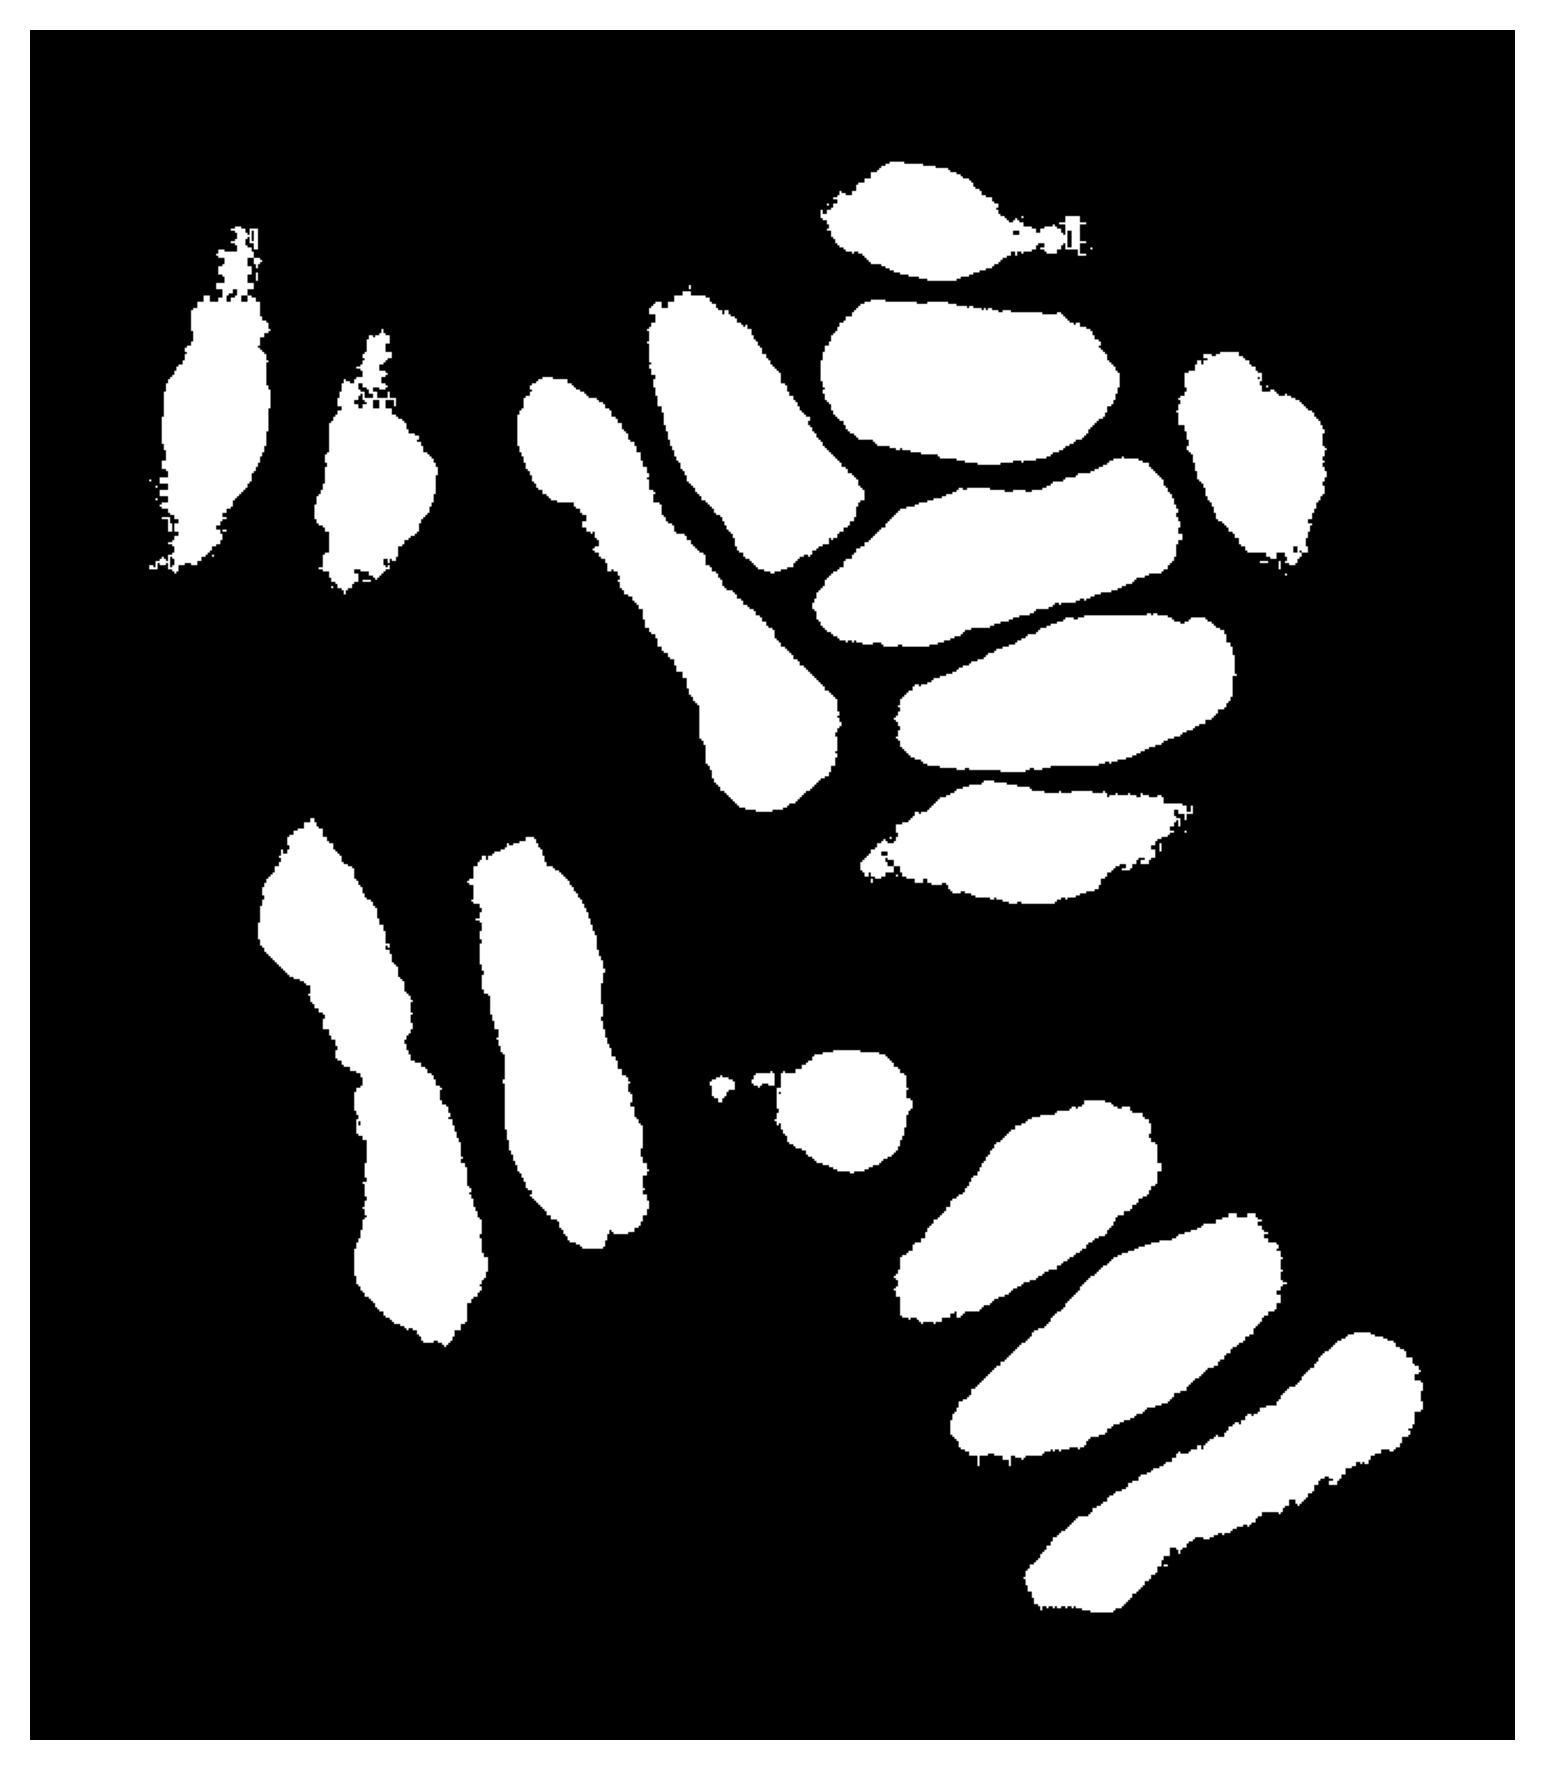

The Python source for this figure:
import sys
import matplotlib.pyplot as plt
from skimage.io import imread
from libDIPUM.gradlapthresh import gradlapthresh
from libDIPUM.data_path import dip_data

# Figure 10.41
# As in 10.40, but using the lower threshold.

# Data
f = imread(dip_data('yeast-cells.tif'))
if f.ndim == 3:
    f = f[:, :, 0]

# Use lower threshold (about 5% of maximum)
G = gradlapthresh(f, 1, 0.05)
print(G['G2'] * 255)  # Otsu threshold converted to [0,255] range
print(G['G3'])        # Percentile / separability output

# Display
plt.figure(figsize=(6, 6))
plt.imshow(G['G1'], cmap='gray')
plt.axis('off')

# Save to file
plt.tight_layout()
plt.savefig('Figure1041.png', dpi=300, bbox_inches='tight')
plt.show()
